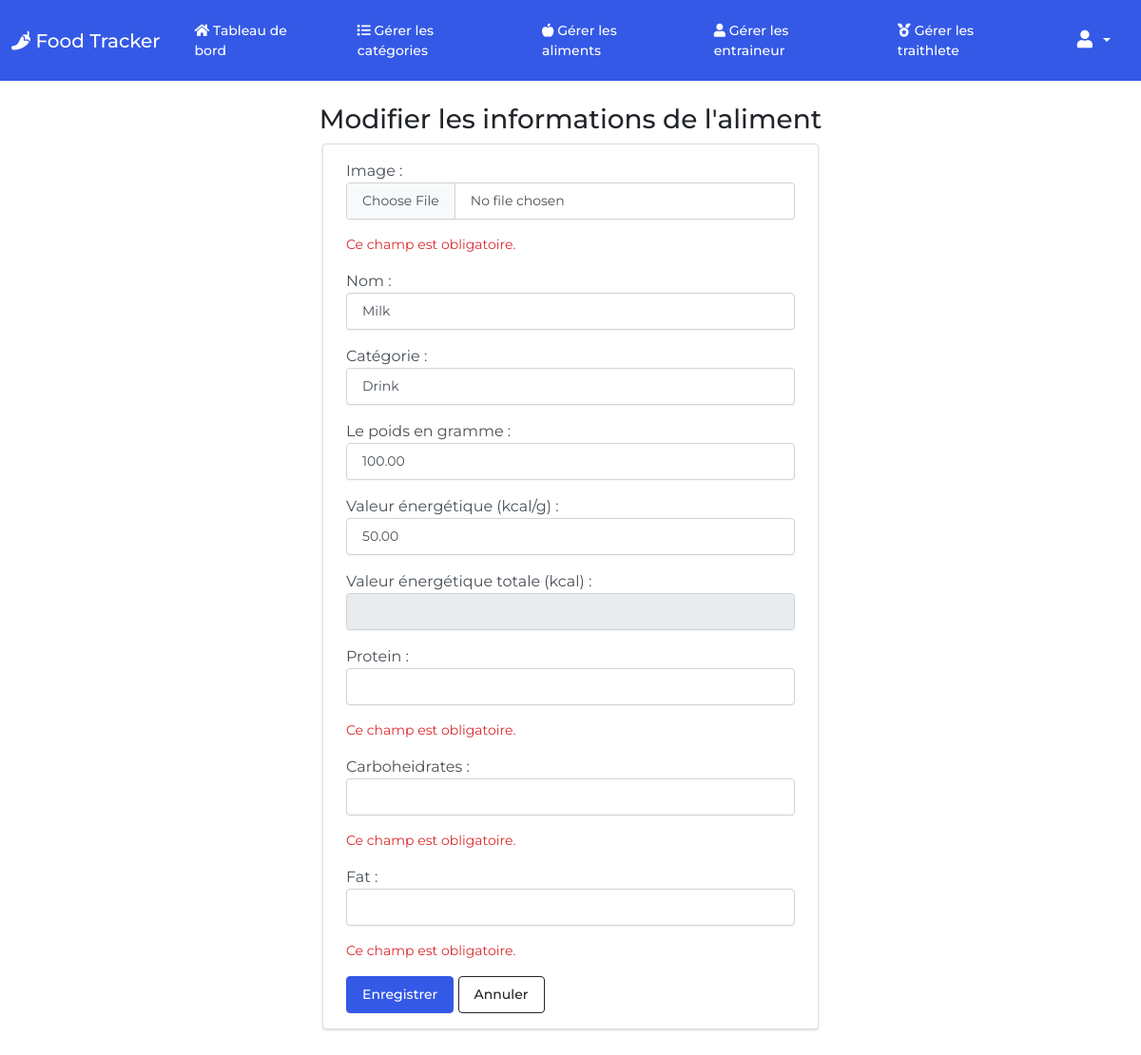
Before: /aliments/edit/5 (signed in) with the older database file.
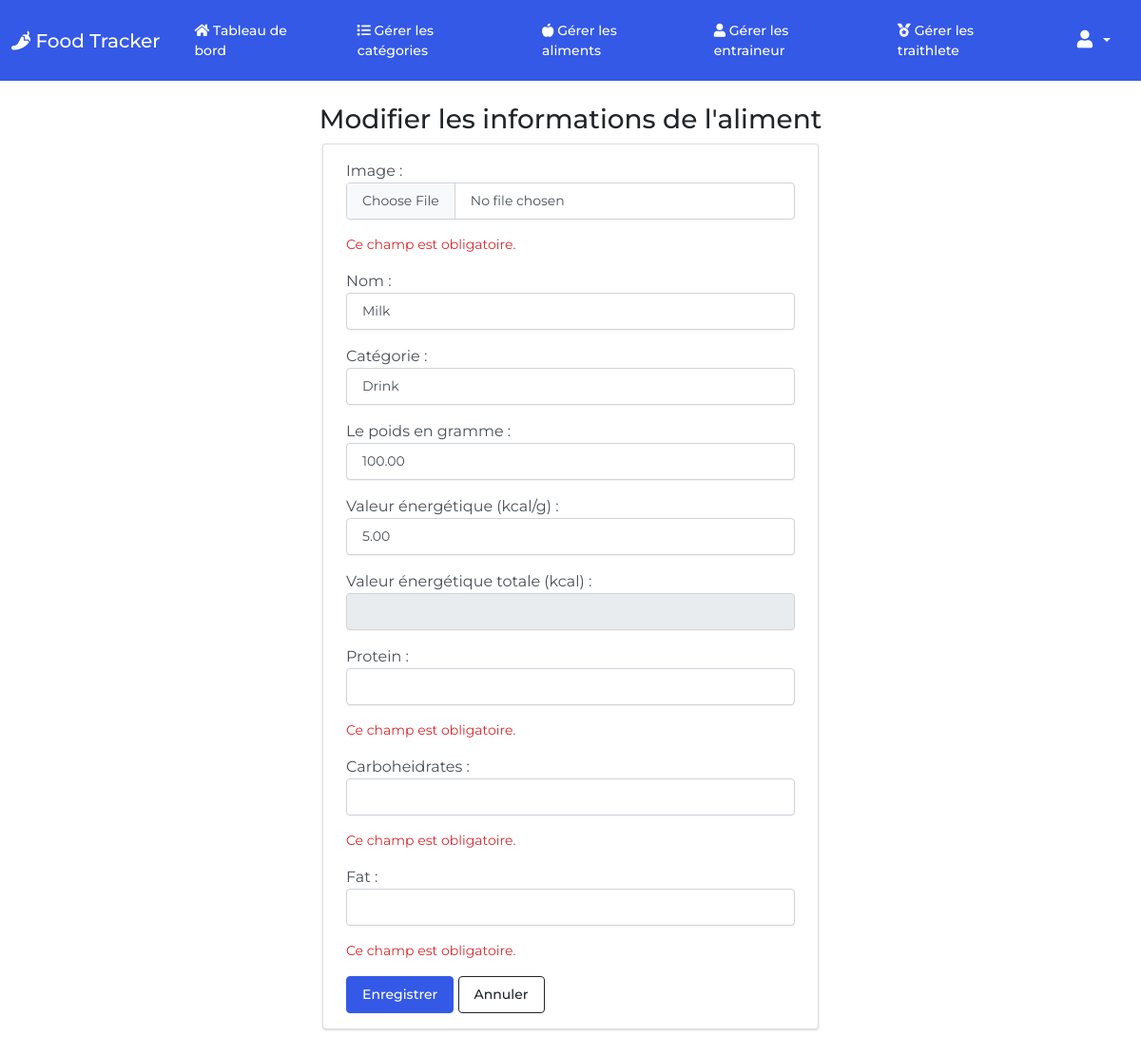
After: the same page with the newer database file.
### foodtracker/models.py (models this page shows, shortened)
class Aliment(models.Model):
    image = models.ImageField(upload_to='images/')
    name = models.CharField(max_length=255)
    category = models.ForeignKey(AlimentCategory, null=True, on_delete=models.SET_NULL, related_name='aliments')
    weight_g = models.DecimalField(max_digits=8, decimal_places=2)
    energy_value = models.DecimalField(max_digits=8, decimal_places=2)
    total_energy_value = models.DecimalField(max_digits=8, decimal_places=2, null=True)
    protein =  models.DecimalField(max_digits=7, decimal_places=2)
    carboheidrates = models.DecimalField(max_digits=7, decimal_places=2)
    fat = models.DecimalField(max_digits=7, decimal_places=2)
    class Meta:
        db_table = 'aliments'

### foodtracker/views.py (the view)
# urls.py: path('aliments/edit/<int:pk>', views.aliment_edit_view, name='aliment_edit'),
@login_required
def aliment_edit_view(request, pk):
    try:
        aliment = Aliment.objects.get(pk=pk)
        if request.method == 'POST':
            form = AlimentForm(request.POST, request.FILES)
            if form.is_valid():
                ...
            else:
                return render(request, 'aliment_edit.html', {
                    'aliment': aliment,
                    'form': form,
                })
        else:
            form = AlimentForm({
                'image': aliment.image,
                'name': aliment.name,
                'category': aliment.category,
                'weight_g': aliment.weight_g,
                'energy_value': aliment.energy_value,
                'total_energy_value': aliment.weight_g * aliment.energy_value,
            })
            return render(request, 'aliment_edit.html', {
                'aliment': aliment,
                'form': form,
            })
    except Aliment.DoesNotExist:
        messages.error(request, "L'aliment n'existe pas")
        return redirect(reverse('aliments'))

### foodtracker/forms.py
class AlimentForm(forms.Form):
    image = forms.ImageField(label='Image')
    name = forms.CharField(label='Nom')
    category = forms.ModelChoiceField(label='Catégorie', queryset=AlimentCategory.objects.all())
    weight_g = forms.DecimalField(label='Le poids en gramme')
    energy_value = forms.DecimalField(label='Valeur énergétique (kcal/g)')
    total_energy_value = forms.DecimalField(label='Valeur énergétique totale (kcal)', disabled=True, required=False)
    protein =  forms.DecimalField(label="Protein")
    carboheidrates = forms.DecimalField(label="Carboheidrates")
    fat = forms.DecimalField(label="Fat")
    def __init__(self, *args, **kwargs):
        super().__init__(*args, **kwargs)
        for visible in self.visible_fields():
            visible.field.widget.attrs['class'] = 'form-control'

### foodtracker/models.py (called while the page is built)
    def __str__(self):
        return self.name

### templates/aliment_edit.html (shortened to what this page needs)
{% extends 'base.html' %}
{% block body %}
<div class='py-4 mt-auto'>
    <div class='container px-4'>
        <!-- {% if success %}
        <br>
        <div class='alert alert-dismissible alert-success' role='alert'>
            <button type='button' class='btn-close' data-bs-dismiss='alert'></button>
            The new food item added successfully.
        </div>
        {% else %} -->
        <div class='d-flex justify-content-center'>
            <h3>Modifier les informations de l'aliment</h3>
        </div>
        <div class='row'>
            <div class='col-lg-6 offset-lg-3'>
                <div class='card bg-secondary mb-3'>
                    <div class='card-body'>
                        <div class='form-group'>
                            <form action="{% url 'aliment_edit' pk=aliment.id %}" method='POST'>
                                <div class='form-group'>
                                    {% for field in form %}
                                    <p>
                                        {{ field.label_tag }} {{ field }}
                                        {% for error in field.errors %}
                                    <div id="emailHelp" class="form-text text-danger">{{ error }}</div>
                                    {% endfor %}
                                    </p>
                                    {% endfor %}
                                    <button type='submit' class='btn btn-primary'>Enregistrer</button>
                                    <a href="{% url 'aliments' %}" class='btn btn-outline-dark'>Annuler</a>
                                </div>
                            </form>
                        </div>
                    </div>
                </div>
            </div>
        </div>
        {% endif %}
    </div>
</div>
{% endblock body %}

Changed rows visible on the page:
changed Aliment "Milk": energy_value "50.00" → "5.00"
